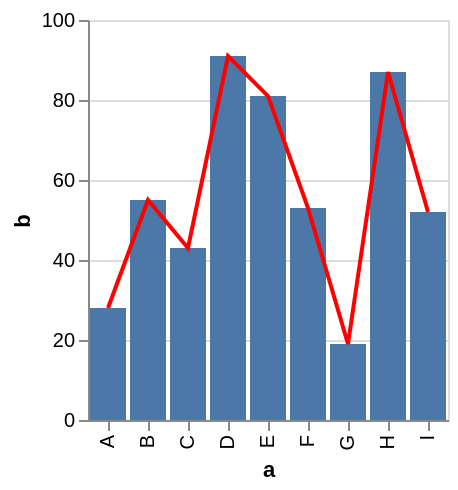

Source (Vega-Lite JSON):
### Vega specification from a JSON file in a GitHub repository (floating-point values rounded to 4 significant figures)
{"$schema": "https://vega.github.io/schema/vega/v5.json", "autosize": "pad", "padding": 5, "height": 200, "style": "cell", "data": [{"name": "source_0", "values": [{"a": "A", "b": 28}, {"a": "B", "b": 55}, {"a": "C", "b": 43}, {"a": "D", "b": 91}, {"a": "E", "b": 81}, {"a": "F", "b": 53}, {"a": "G", "b": 19}, {"a": "H", "b": 87}, {"a": "I", "b": 52}]}], "signals": [{"name": "x_step", "value": 20}, {"name": "width", "update": "bandspace(domain('x').length, 0.1, 0.05) * x_step"}], "marks": [{"name": "layer_0_marks", "type": "rect", "style": ["bar"], "from": {"data": "source_0"}, "encode": {"update": {"fill": [{"test": "datum[\"b\"] === null || isNaN(datum[\"b\"])", "value": null}, {"value": "#4c78a8"}], "tooltip": {"signal": "{\"a\": datum[\"a\"], \"b\": format(datum[\"b\"], \"\")}"}, "x": {"scale": "x", "field": "a"}, "width": {"scale": "x", "band": true}, "y": {"scale": "y", "field": "b"}, "y2": {"scale": "y", "value": 0}}}}, {"name": "layer_1_marks", "type": "line", "style": ["line"], "sort": {"field": "datum[\"a\"]", "order": "descending"}, "from": {"data": "source_0"}, "encode": {"update": {"stroke": {"value": "red"}, "tooltip": {"signal": "{\"a\": datum[\"a\"], \"b\": format(datum[\"b\"], \"\")}"}, "x": {"scale": "x", "field": "a", "band": 0.5}, "y": {"scale": "y", "field": "b"}, "defined": {"signal": "datum[\"b\"] !== null && !isNaN(datum[\"b\"])"}}}}], "scales": [{"name": "x", "type": "band", "domain": {"data": "source_0", "field": "a", "sort": true}, "range": {"step": {"signal": "x_step"}}, "paddingInner": 0.1, "paddingOuter": 0.05}, {"name": "y", "type": "linear", "domain": {"data": "source_0", "field": "b"}, "range": [{"signal": "height"}, 0], "nice": true, "zero": true}], "axes": [{"scale": "x", "orient": "bottom", "grid": false, "title": "a", "labelAlign": "right", "labelAngle": 270, "labelBaseline": "middle", "labelOverlap": true, "zindex": 1}, {"scale": "y", "orient": "left", "grid": false, "title": "b", "labelOverlap": true, "tickCount": {"signal": "ceil(height/40)"}, "zindex": 1}, {"scale": "y", "orient": "left", "gridScale": "x", "grid": true, "tickCount": {"signal": "ceil(height/40)"}, "domain": false, "labels": false, "maxExtent": 0, "minExtent": 0, "ticks": false, "zindex": 0}]}
